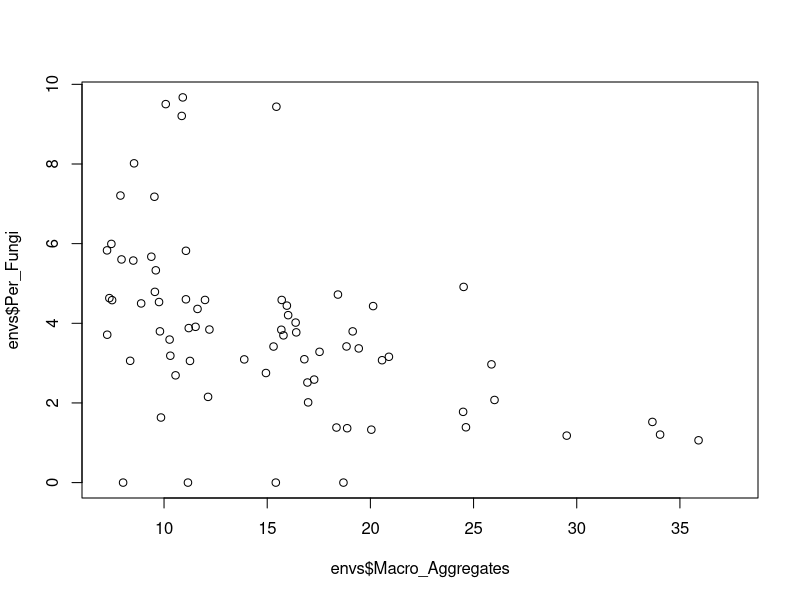
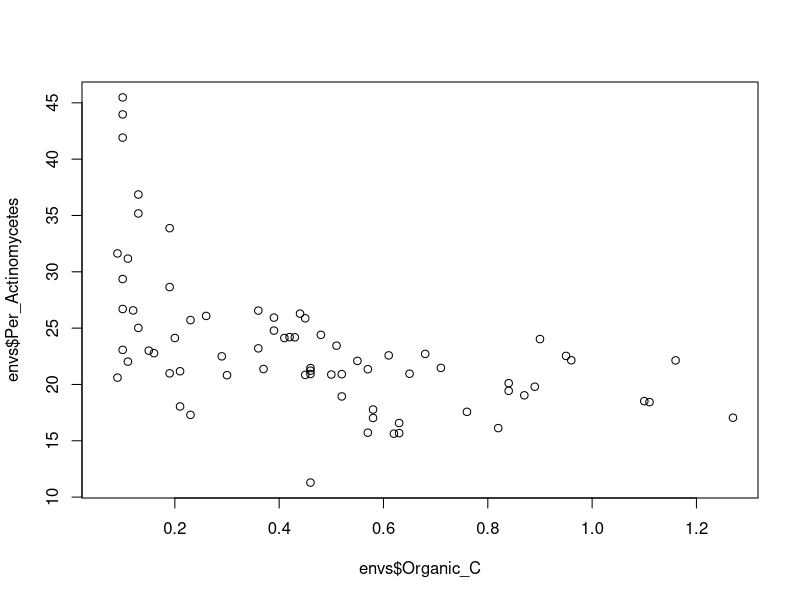
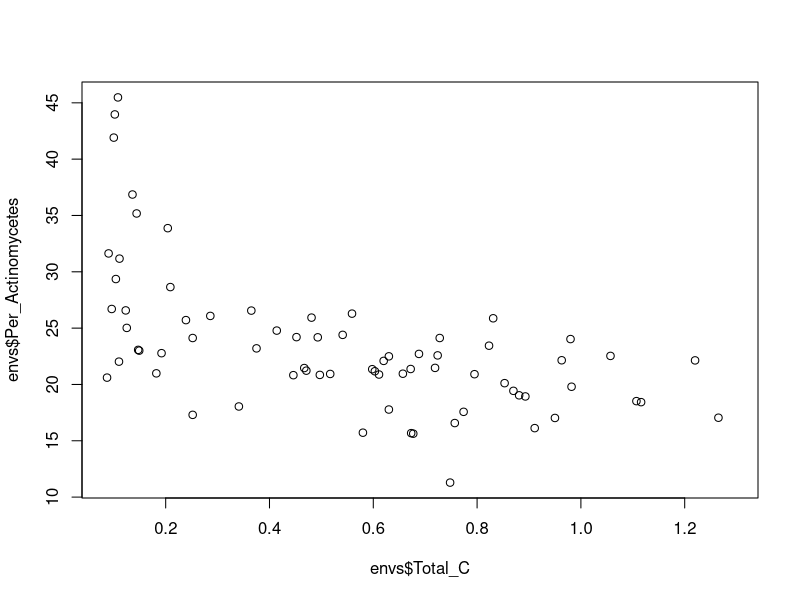

Generate these figures, in order, with R:
# Plot of soil chemistry and various microbes
# Jeff Oliver
# jcoliver@arizona.edu
# 2021-09-22

library(dplyr)

envs <- read.csv(file = "data/Soil_Micro_Data.csv")

# Possible plots (Y vs X):
# Per_Fungi vs. Macro_Aggregates (negative)
plot(x = envs$Macro_Aggregates, y = envs$Per_Fungi)
# Per_Actinomycetes vs. Organic_C (negative)
plot(x = envs$Organic_C, y = envs$Per_Actinomycetes)
summary(lm(Per_Actinomycetes ~ Organic_C, data = envs))
plot(x = envs$Total_C, y = envs$Per_Actinomycetes)
summary(lm(Per_Actinomycetes ~ Total_C, data = envs))

rows_for_table <- c(70, 62, 9, 24, 54)
envs[rows_for_table, c("Organic_C", "Per_Actinomycetes")]
# Organic_C Per_Actinomycetes
# 70      0.10          45.48088
# 62      0.19          28.64416
# 9       0.48          24.40180
# 24      0.76          17.57020
# 54      0.89          19.79760

# Testing polynomial models
one <- lm(Per_Actinomycetes ~ Total_C, data = envs)
two <- lm(Per_Actinomycetes ~ poly(x = Total_C, degree = 2), data = envs)
three <- lm(Per_Actinomycetes ~ poly(x = Total_C, degree = 3), data = envs)
four <- lm(Per_Actinomycetes ~ poly(x = Total_C, degree = 4), data = envs)
anova(one, two)
anova(two, three)
anova(three, four)
